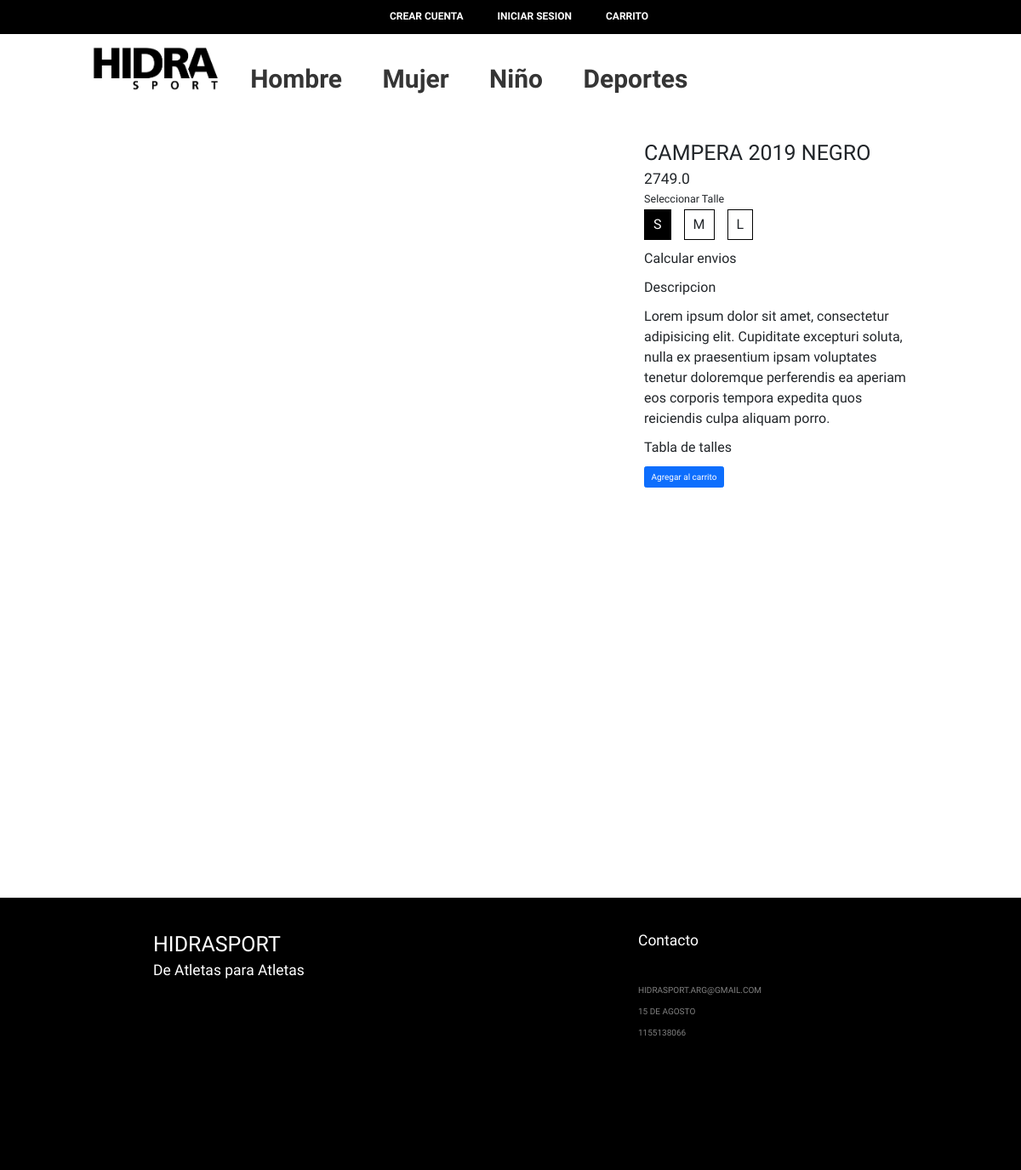
Page /175 on the committed database.
### store/models.py (models this page shows, shortened)
class Categorias(models.Model):
    nombre = models.CharField(max_length=20)
    destacada = models.BooleanField(default=False)
    imagen = models.ImageField(upload_to='images/')

class Product(models.Model):
    codigo = models.CharField(max_length=50)
    name = models.CharField(max_length=100)
    descripcion = models.CharField(max_length=50, blank=True, null=True)
    sexo = models.CharField(max_length=50, blank=True, null=True)
    color = models.CharField(max_length=50, blank=True, null=True)
    guard = models.CharField(max_length=50, blank=True, null=True)
    telas = models.CharField(max_length=50, blank=True, null=True)
    diseño = models.CharField(max_length=50, blank=True, null=True)
    detalle_color = models.CharField(max_length=50, blank=True, null=True)
    faltante = models.CharField(max_length=50, blank=True, null=True)
    image = models.ImageField(upload_to='products/')
    secundaria = models.ImageField(upload_to='products/')
    categorias = models.ManyToManyField('Categorias', related_name='categorias', blank=True)
    price = models.FloatField()
    oferta = models.BooleanField(default=False)
    lomejor = models.BooleanField(default=False)
    visible = models.BooleanField(default=False)
    proveedores = models.BooleanField(default=False)
    class Meta:
        verbose_name_plural = "Productos"

class Talles(models.Model):
    codigo = models.CharField(max_length=50)
    subcodigo = models.CharField(max_length=50)
    product = models.ForeignKey(Product, null = True, blank = True, on_delete=models.CASCADE)
    talle = models.CharField(max_length=20, blank=True, null=True)
    largo = models.CharField(max_length=50, blank=True, null=True)
    cadera = models.CharField(max_length=50, blank=True, null=True)
    manga = models.CharField(max_length=50, blank=True, null=True)
    siza = models.CharField(max_length=50, blank=True, null=True)
    tiro = models.CharField(max_length=50, blank=True, null=True)
    bajo_busto = models.CharField(max_length=50, blank=True, null=True)
    cintura = models.CharField(max_length=50, blank=True, null=True)
    ubicacion = models.CharField(max_length=50, blank=True, null=True)
    tamaño_caja = models.CharField(max_length=50, blank=True, null=True)
    cantidad = models.IntegerField(default = 0, blank=True, null=True)
    class Meta:
        verbose_name_plural = "Talles"

### store/views.py (the view)
# urls.py: path("<int:pk>", views.articulo_detalle, name="articulo_detalle"),
def articulo_detalle(request, pk):
    articulo = Product.objects.get(pk=pk)
    images = Images.objects.filter(product=pk)
    destacadas=Categorias.objects.filter(destacada=True)
    context = {
        'articulo': articulo,
        "destacadas": destacadas,
        "images": images
    }
    return render(request, 'articulo_detalle.html', context)

### cart/context_processor.py (called while the page is built)
def cart_total_amount(request):
	if request.user.is_authenticated:
		cart = Cart(request)
		total_bill = 0.0
		for key,value in request.session['cart'].items():
			total_bill = total_bill + (float(value['price']) * value['quantity'])
		return {'cart_total_amount' : total_bill}
	else:
		return {'cart_total_amount' : 0}

### store/templates/articulo_detalle.html (shortened to what this page needs)
{% extends "base.html" %}
{% load static %}
{% block page_content %}
<div class="container-fluid d-flex justify-content-center">
    <div class="row article-detail  col-sm-10">
        <div class="row col-sm-8 left-column">
            <div class="small-imgs wrap col-sm-2">
            </div>
            <div class="big-imgs col-sm-9">
            </div>
        </div>
        <div class="col-sm-4 right-column">
            <h1>{{articulo.name}} {{articulo.descripcion}} {{articulo.color}}</h1>
            <h3>{{articulo.price}}</h3>
            <h5>Seleccionar Talle</h5>
            <div class="d-flex flex-row talles_display">
                {% for x in articulo.talles_set.all %}
                <p class="talle-button p-2">{{x.talle}}</p>
                {% endfor %}
            </div>
            <p>Calcular envios</p>
            <p>Descripcion</p>
            <p>Lorem ipsum dolor sit amet, consectetur adipisicing elit. Cupiditate excepturi soluta, nulla ex praesentium ipsam voluptates tenetur doloremque perferendis ea aperiam eos corporis tempora expedita quos reiciendis culpa aliquam porro.</p>
            <p>Tabla de talles</p>
            <a href="{% url 'cart_add' articulo.pk%}" id="buy-link" class="btn btn-primary">Agregar al carrito</a>
        </div>
    </div>
</div>
{% endblock %}

### hidrasport/templates/base.html (shortened to what this page needs)
{% load static %}
<head>
    <link rel="stylesheet" href="https://cdnjs.cloudflare.com/ajax/libs/font-awesome/4.7.0/css/font-awesome.min.css">
    <link href="https://cdn.jsdelivr.net/npm/bootstrap@5.0.0-beta3/dist/css/bootstrap.min.css" rel="stylesheet">
    <link href="//netdna.bootstrapcdn.com/font-awesome/3.2.1/css/font-awesome.css" rel="stylesheet">
    <link rel='stylesheet' href='https://cdn.jsdelivr.net/npm/sweetalert2@10.10.1/dist/sweetalert2.min.css'>
    <link rel="stylesheet" href="{% static 'style.css' %}">
    <link rel="stylesheet" href="{% static 'navStyle.css' %}">
</head>
<section class="top-line">
    <div class="container-top-line ">
        <ul class="top-list d-flex justify-content-center">
            {% if user.is_authenticated %}
            <li class="top-item">
                Bienvenido {{user.username}}
            </li>
            <li class="top-item"><a href="/logout/">Salir</a></li>
            {% else %}
            <li class="top-item"><a href="/register">Crear Cuenta</a></li>
            <li class="top-item"><a href="/login/">Iniciar sesion</a></li>
            {% endif %}
            <li class="top-item"><a href="/cart_detail/">carrito</a></li>
        </ul>
    </div>
</section>
<nav id="nav-desktop" class="nav-desktop d-flex justify-content-center">
    <div class="nav-bar col-sm-10 row">
        <div class="col-sm-3 col-xl-2"><a href="/"><img src="{% static 'logo.jpeg' %}" class="logo" alt=""></a></div>
        <ul class="col-sm-9 col-xl-8 menu">
            {% for cat in destacadas %}
            <li><a href="/productos/{{cat.nombre}}">{{cat.nombre}}</a>
            </li>
            {% endfor %}
        </ul>
        <div class="col-sm-2" id="search-basket">
        </div>
    </div>
</nav>
{% block page_content %}
{% endblock %}
<section class="footer">
    <div class="container">
        <div class="row d-flex justify-content-center">
            <div class="col-sm-3">
                <h1>HIDRASPORT</h1>
                <h2>De Atletas para Atletas</h2>
                <div class="row social">
                    <div class="social-icon">
                    </div>
                    <div class="social-icon">
                    </div>
                    <div class="social-icon">
                    </div>
                    <div class="social-icon">
                    </div>
                </div>
            </div>
            <div class="col-sm-3"></div>
            <div class="col-sm-3">
                <h2> Contacto</h2>
                <p>HIDRASPORT.ARG@GMAIL.COM</p>
                <p>15 DE AGOSTO</p>
                <p>1155138066</p>
            </div>
        </div>
    </div>
</section>

### static/style.css (style rules this page uses)
a { font-family: 'Signika', sans-serif; }
.top-item a { text-decoration: none; color: white; }
ul { list-style: none; }
p { font-size: 1.6rem; }
img { width: 100%; max-width: 100%; height: auto; }
section { padding: 0 0; }
.wrap { display:flex; flex-direction: column; }
.article-detail { margin-bottom: 25rem; margin-top: 2.5rem; height: 80vh; }
.big-imgs { padding-left: 4rem; position: relative; }
.talles_display { display: inline; }
.talle-button { border: black solid 1px; margin-right: 1.5rem; padding: 0.5rem 1rem!important; }
.selected { background-color: black; color: white; }
.footer { width: 100%; font-size: 1rem; color: white; background-color: black; height: 15vh; padding-top: 4rem; min-height: 40vh; }
.footer h2 { font-size: 1.75rem; margin-bottom: 4rem; }
.footer p { font-size: 1rem; }
.social { margin-left: 1rem; }
.social-icon { margin-left: 1rem; margin-top: 3rem; }
.footer p { color: grey; }

### static/navStyle.css (style rules this page uses)
a { text-decoration: none; }
.top-line { position: relative; color: white; width: 100%; height: 4rem; z-index: 2; background-color: black; font-size: 1.2rem; font-weight: bold; text-transform: uppercase; vertical-align: middle; text-align: center; }
.top-list { padding-top: 1rem; }
.top-item { margin: 0rem 2rem; }
nav { background-color: white; font-size: 3rem; z-index: 6; }
.nav-bar { margin-top: 1.5rem; }
nav ul { list-style: none; }
.menu > li { display: inline-block; }
.menu > li > a { display: block; padding: 15px 20px; color: #353535; font-weight: 700; text-decoration: none; }

### rows in the picture
Categorias: nombre "Hombre"
Categorias: nombre "Mujer"
Categorias: nombre "Niño"
Categorias: nombre "Deportes"
Product: name "CAMPERA", descripcion "2019", color "NEGRO", price "2749.0"
Talles: talle "S"
Talles: talle "M"
Talles: talle "L"
